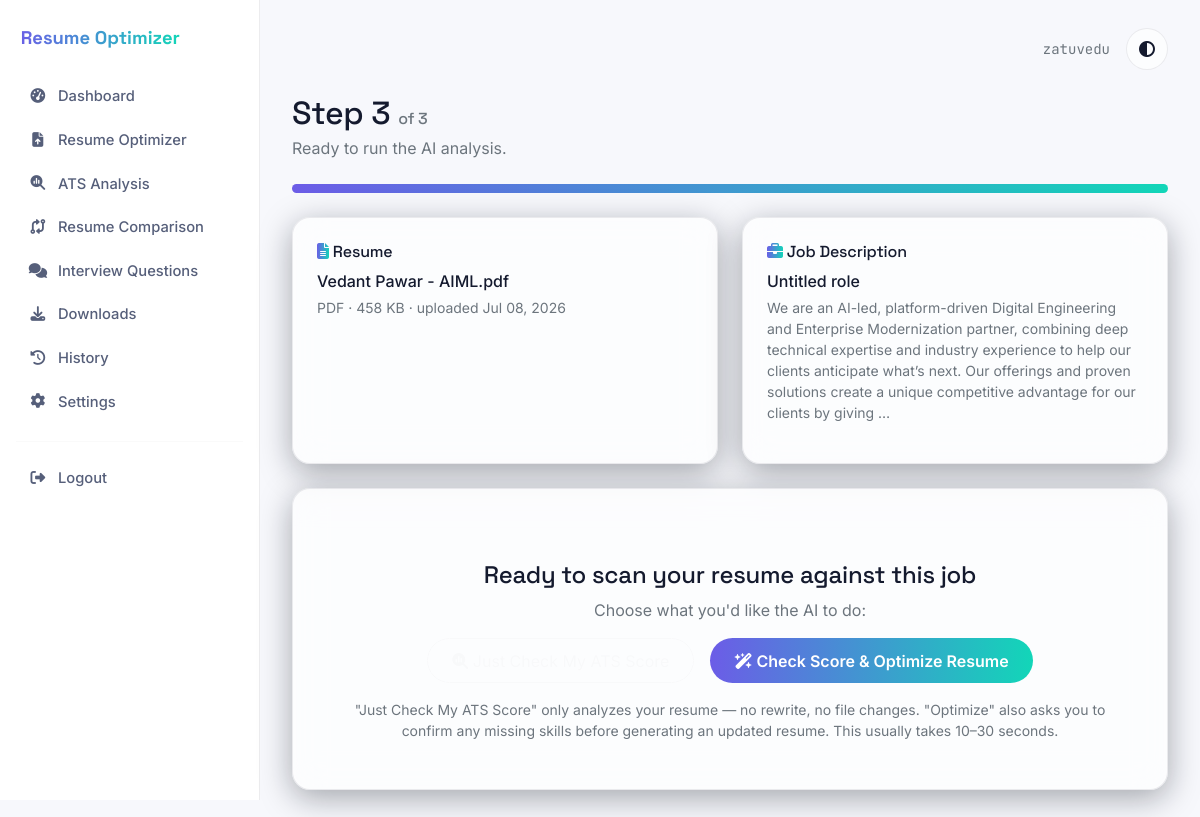
The page /analysis/confirm/1/1/ (signed in) on the database its author committed.
### resumes/models.py (models this page shows, shortened)
class Resume(models.Model):
    FILE_TYPES = (('pdf', 'PDF'), ('docx', 'DOCX'))
    user = models.ForeignKey(User, on_delete=models.CASCADE, related_name='resumes')
    file = models.FileField(upload_to=resume_upload_path)
    original_filename = models.CharField(max_length=255)
    file_type = models.CharField(max_length=10, choices=FILE_TYPES)
    file_size_kb = models.PositiveIntegerField(default=0)
    raw_text = models.TextField(blank=True, help_text="Full extracted plain text of the resume.")
    structured_sections = models.JSONField(
        default=dict, blank=True,
        help_text="Best-effort section split, e.g. {'summary': '...', 'experience': '...'}"
    )
    uploaded_at = models.DateTimeField(auto_now_add=True)
    class Meta:
        ordering = ['-uploaded_at']

class JobDescription(models.Model):
    user = models.ForeignKey(User, on_delete=models.CASCADE, related_name='job_descriptions')
    title = models.CharField(max_length=255, blank=True)
    company = models.CharField(max_length=255, blank=True)
    raw_text = models.TextField()
    source_file = models.FileField(upload_to='job_descriptions/', blank=True, null=True)
    created_at = models.DateTimeField(auto_now_add=True)
    class Meta:
        ordering = ['-created_at']

### analysis/views.py (the view)
# urls.py: path('confirm/<int:resume_id>/<int:jd_id>/', views.confirm_analysis, name='confirm'),
@login_required
def confirm_analysis(request, resume_id, jd_id):
    resume = get_object_or_404(Resume, id=resume_id, user=request.user)
    jd = get_object_or_404(JobDescription, id=jd_id, user=request.user)
    return render(request, 'analysis/confirm_analysis.html', {'resume': resume, 'jd': jd})

### templates/analysis/confirm_analysis.html (shortened to what this page needs)
{% extends "base.html" %}
{% block content %}
<h2 class="display-font mb-1">Step 3 <span class="text-secondary fs-6">of 3</span></h2>
<p class="text-secondary mb-4">Ready to run the AI analysis.</p>
<div class="progress mb-4"><div class="progress-bar" style="width:100%"></div></div>
<div class="row g-4">
  <div class="col-md-6">
    <div class="glass-card p-4 h-100">
      <h6 class="display-font"><i class="fa-solid fa-file-lines gradient-text"></i> Resume</h6>
      <p class="fw-medium mb-1">{{ resume.original_filename }}</p>
      <p class="text-secondary small">{{ resume.file_type|upper }} &middot; {{ resume.file_size_kb }} KB &middot; uploaded {{ resume.uploaded_at|date:"M d, Y" }}</p>
    </div>
  </div>
  <div class="col-md-6">
    <div class="glass-card p-4 h-100">
      <h6 class="display-font"><i class="fa-solid fa-briefcase gradient-text"></i> Job Description</h6>
      <p class="fw-medium mb-1">{{ jd.title|default:"Untitled role" }} {% if jd.company %}&middot; {{ jd.company }}{% endif %}</p>
      <p class="text-secondary small">{{ jd.raw_text|truncatewords:40 }}</p>
    </div>
  </div>
</div>
<div class="scan-hero glass-card p-5 text-center mt-4 position-relative">
  <h4 class="display-font">Ready to scan your resume against this job</h4>
  <p class="text-secondary">Choose what you'd like the AI to do:</p>
  <form method="post" action="{% url 'analysis:run_analysis' resume.id jd.id %}" data-ai-loading>
    <div class="d-flex gap-3 justify-content-center flex-wrap mt-3">
      <button type="submit" name="mode" value="score_only" class="btn btn-outline-light rounded-pill px-4">
        <i class="fa-solid fa-magnifying-glass-chart"></i> Just Check My ATS Score
      </button>
      <button type="submit" name="mode" value="full_optimize" class="btn gradient-btn px-4">
        <i class="fa-solid fa-wand-magic-sparkles"></i> Check Score &amp; Optimize Resume
      </button>
    </div>
  </form>
  <p class="text-secondary small mt-3 mb-0">
    "Just Check My ATS Score" only analyzes your resume — no rewrite, no file changes.
    "Optimize" also asks you to confirm any missing skills before generating an updated resume.
    This usually takes 10–30 seconds.
  </p>
</div>
{% endblock %}

### templates/base.html (shortened to what this page needs)
{% load static %}
<!DOCTYPE html>
<html lang="en" data-theme="{{ request.user.profile.theme_preference|default:'dark' }}">
<head>
<link href="https://cdnjs.cloudflare.com/ajax/libs/twitter-bootstrap/5.3.3/css/bootstrap.min.css" rel="stylesheet">
<link href="https://cdnjs.cloudflare.com/ajax/libs/font-awesome/6.5.2/css/all.min.css" rel="stylesheet">
<link rel="stylesheet" href="{% static 'css/theme.css' %}">
</head>
<body>
<div class="app-shell">
  {% if user.is_authenticated %}
  <aside class="sidebar" id="sidebar">
    <div class="d-flex align-items-center gap-2 brand mb-4">
      <span class="gradient-text"> Resume Optimizer</span>
    </div>
    <nav class="nav flex-column">
      <a class="nav-link {% if request.resolver_match.url_name == 'home' %}active{% endif %}" href="{% url 'dashboard:home' %}"><i class="fa-solid fa-gauge-high"></i> Dashboard</a>
      <a class="nav-link {% if 'upload_resume' in request.path %}active{% endif %}" href="{% url 'resumes:upload_resume' %}"><i class="fa-solid fa-file-arrow-up"></i> Resume Optimizer</a>
      <a class="nav-link {% if request.resolver_match.url_name == 'results' %}active{% endif %}" href="{% url 'dashboard:home' %}"><i class="fa-solid fa-magnifying-glass-chart"></i> ATS Analysis</a>
      <a class="nav-link {% if request.resolver_match.url_name == 'compare' %}active{% endif %}" href="{% url 'dashboard:home' %}"><i class="fa-solid fa-code-compare"></i> Resume Comparison</a>
      <a class="nav-link {% if 'interview' in request.path %}active{% endif %}" href="{% url 'dashboard:home' %}"><i class="fa-solid fa-comments"></i> Interview Questions</a>
      <a class="nav-link" href="{% url 'dashboard:home' %}"><i class="fa-solid fa-download"></i> Downloads</a>
      <a class="nav-link {% if request.resolver_match.url_name == 'history' %}active{% endif %}" href="{% url 'dashboard:history' %}"><i class="fa-solid fa-clock-rotate-left"></i> History</a>
      <a class="nav-link {% if request.resolver_match.url_name == 'settings' %}active{% endif %}" href="{% url 'dashboard:settings' %}"><i class="fa-solid fa-gear"></i> Settings</a>
    </nav>
    <hr style="border-color:var(--border)">
    <a class="nav-link" href="{% url 'authentication:logout' %}"><i class="fa-solid fa-right-from-bracket"></i> Logout</a>
  </aside>
  {% endif %}
  <div class="main-content w-100">
    {% if user.is_authenticated %}
    <div class="topbar">
      <div class="d-flex align-items-center gap-3">
        <span class="text-mono small text-secondary">{{ user.username }}</span>
        <div class="theme-toggle" id="themeToggle"><i class="fa-solid fa-circle-half-stroke"></i></div>
      </div>
    </div>
    {% endif %}
    {% block content %}{% endblock %}
  </div>
</div>
</body>
</html>

### static/css/theme.css (style rules this page uses)
:root { --ink-950:#0A0E1A; --ink-900:#0F1526; --ink-800:#161E33; --ink-700:#212B47; --signal-violet:#6C5CE7; --signal-teal:#12D6B8; --signal-amber:#F5A623; --signal-rose:#EF476F; --paper-050:#F7F8FC; --paper-100:#EDEFF7; --text-hi:#F4F6FC; --text-mid:#A8B0C7; --text-dim:#6C7794; --font-display:'Space Grotesk', 'Sora', sans-serif; --font-body:'Inter', sans-serif; --font-mono:'JetBrains Mono', monospace; --radius-lg:18px; --radius-md:12px; --shadow-glass: 0 8px 32px rgba(10,14,26,0.35); }
[data-theme="light"] { --bg:var(--paper-050); --surface: rgba(255,255,255,0.65); --surface-solid: #ffffff; --border: rgba(15,21,38,0.08); --text-primary:#141A2E; --text-secondary:#565F7A; }
* { box-sizing:border-box; }
html,body { height:100%; }
body { background:var(--bg); color:var(--text-primary); font-family:var(--font-body); transition:background .25s ease, color .25s ease; }
h1,h2,h3,h4,h5,.display-font { font-family:var(--font-display); letter-spacing:-0.01em; }
.text-mono { font-family:var(--font-mono); }
.gradient-text { background:linear-gradient(92deg, var(--signal-violet), var(--signal-teal)); -webkit-background-clip:text; background-clip:text; color:transparent; }
.gradient-btn { background:linear-gradient(92deg, var(--signal-violet), var(--signal-teal)); border:none; color:#fff; font-weight:600; border-radius:999px; padding:.65rem 1.6rem; transition:transform .15s ease, box-shadow .15s ease; }
.glass-card { background:var(--surface); border:1px solid var(--border); border-radius:var(--radius-lg); backdrop-filter:blur(16px); -webkit-backdrop-filter:blur(16px); box-shadow:var(--shadow-glass); }
.app-shell { display:flex; min-height:100vh; }
.sidebar { width:260px; flex-shrink:0; padding:1.5rem 1rem; background:var(--surface-solid); border-right:1px solid var(--border); position:sticky; top:0; height:100vh; overflow-y:auto; }
.sidebar .brand { font-family:var(--font-display); font-weight:700; font-size:1.15rem; }
.sidebar .nav-link { color:var(--text-secondary); border-radius:10px; padding:.6rem .8rem; display:flex; align-items:center; gap:.7rem; font-weight:500; font-size:.92rem; margin-bottom:.15rem; transition:background .15s ease, color .15s ease; }
.sidebar .nav-link i { width:18px; text-align:center; }
.main-content { flex:1; padding:1.75rem 2rem 3rem; max-width:100%; }
.topbar { display:flex; align-items:center; justify-content:space-between; margin-bottom:1.5rem; }
.theme-toggle { width:42px; height:42px; border-radius:50%; border:1px solid var(--border); background:var(--surface); display:flex; align-items:center; justify-content:center; cursor:pointer; }
.scan-hero { position:relative; overflow:hidden; border-radius:var(--radius-lg); }
.progress { background:var(--surface); border-radius:999px; height:.55rem; }
.progress-bar { background:linear-gradient(92deg, var(--signal-violet), var(--signal-teal)); }

### rows shown on the page
Resume: original_filename "Vedant Pawar - AIML.pdf", file_type "PDF", file_size_kb "458", uploaded_at "Jul 08, 2026"
JobDescription: title "Untitled role", raw_text "We are an AI-led, platform-driven Digital Engineering and Enterprise Modernization partner, combining deep technical expertise and industry experience to help our clients anticipate what’s next. Our offerings and proven solutions create a unique competitive advantage for our clients by giving …"

### other values the page prints
{{ user.username }} "zatuvedu"
